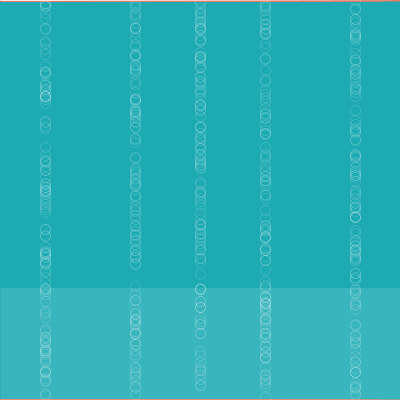
Frame 1 (no input)
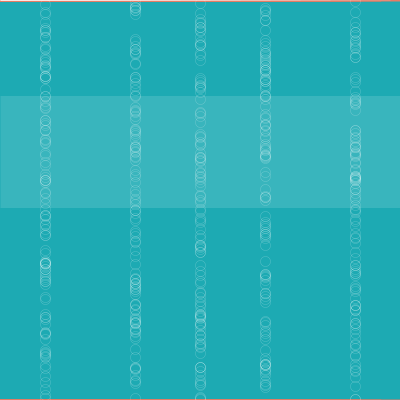
Frame 60 (the mouse pressed at the canvas centre just before this capture)
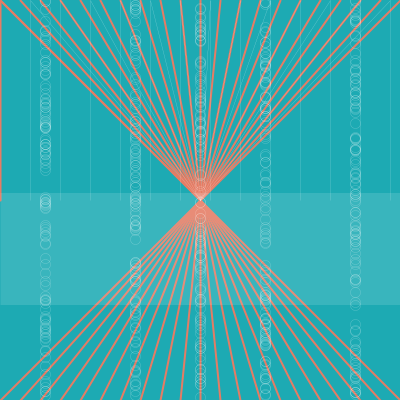
Frame 120 (the mouse held since frame 60 and released just before this capture)

The Processing sketch that drew these frames (run headless with seeded random() and noise(); from frame 60 on, the mouse is pressed at the canvas centre):

// Processing sketch: processing_114824
// ── processing_114824.pde

float y=400;
void setup() {
  size(400, 400);
  smooth();
}
void draw() {
  background(29, 170, 179);
  stroke(229, 124, 100);
  strokeWeight(2);
  for (int a = 0; a <= width; a = a + 20) {
    line(a, 0, mouseX, mouseY);
    line(a, height, mouseX, height-mouseY);
      }
      
   for (int i=0; i<=width; i= i+30){
     line(i, 0, mouseX, mouseY);
     line(i,0, i, mouseY);
     
   for (int c = 1; c <=width; c = c + 50) { //bob+=mouseY
   noFill();
   stroke(255);
   strokeWeight(.1);
   ellipse(200, random(width), 10, 10);
   ellipse(45, random(width), 10, 10);
   ellipse(135, random(width), 10, 10);
   ellipse(265, random(width), 10, 10);
   ellipse(355, random(width), 10, 10);

frameRate(20);
    y = y - 1; 
  if (y < 0) { 
    y = height; 
  } 
  line(0, y, height, y);  
   }
   }
}
